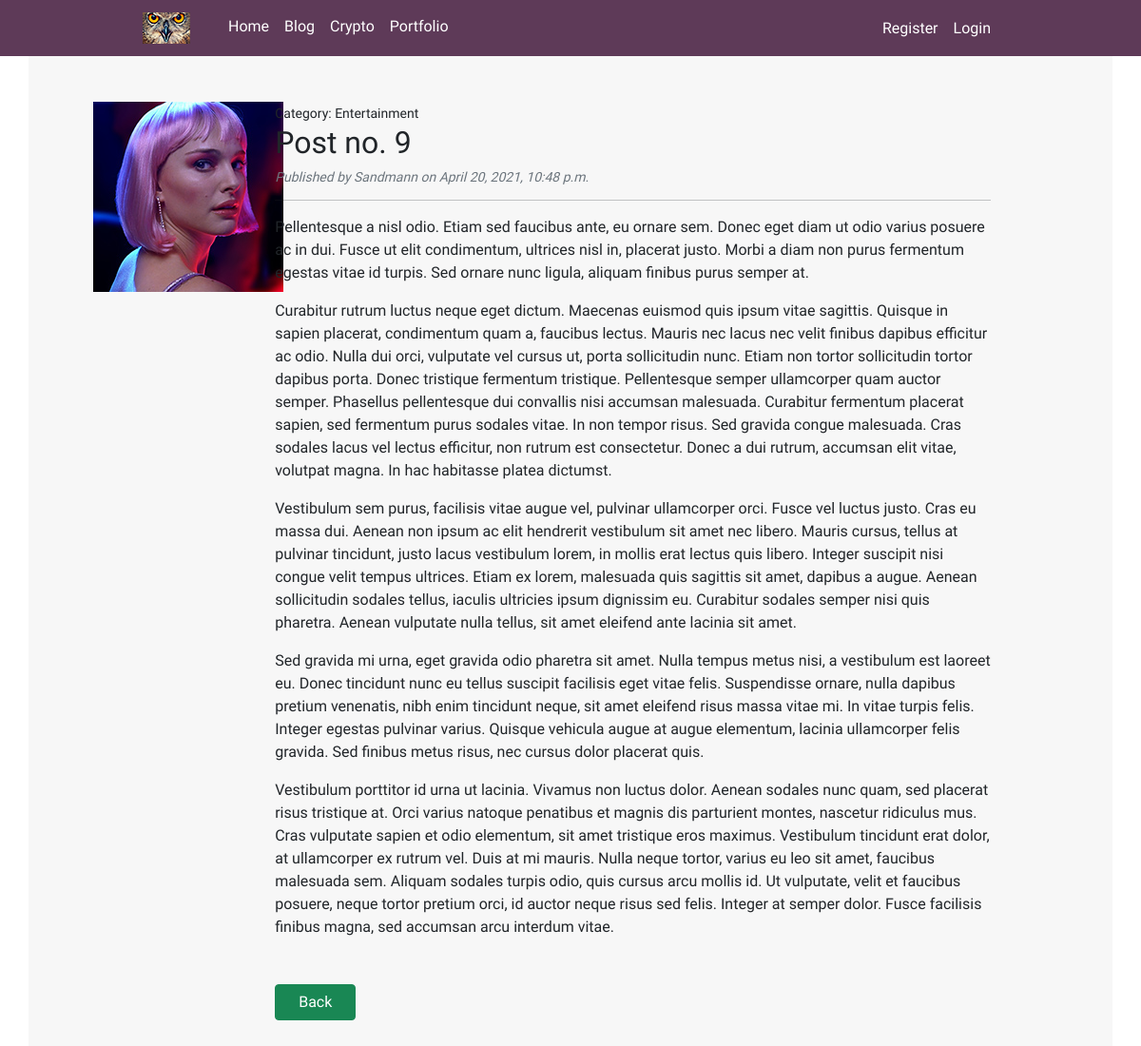
The app's page /post_text/19/ with its own data.
### blog/models.py (models this page shows, shortened)
class Post(models.Model):
    author = models.ForeignKey(User, on_delete=models.CASCADE)
    title = models.CharField(max_length=255)
    title_tag = models.CharField(max_length=225)
    lead = models.TextField(max_length=500, null=True)
    text = models.TextField()
    category = models.CharField(max_length=255, default='Uncategorized')
    image = models.ImageField(blank=True, null=True, upload_to='img', default='lus-200.jpg')
    created_date = models.DateTimeField(default=timezone.now)

### blog/views.py (the view)
# urls.py: path('post_text/<int:pk>/', PostText.as_view(), name='post_text'),
class PostText(DetailView):
    model = Post
    template_name = 'blog/post_text.html'

### blog/templates/blog/post_text.html (shortened to what this page needs)
{% extends 'blog/main.html' %}
{% block content %}
    <div class="container-flex postContainer mx-auto">
        <div class="row g-0 mb-4">
            <div class="col-md-2 text-center me-4">
                {% if post.image %}
                    <img src="{{ post.image.url }}" alt="...">
                {% endif %}
            </div>
            <div class="col-md-9">
                <small>Category: {{ post.category }}</small>
                <h2>{{ post.title }}</h2>
                <p class="card-text lh-1"><small class="text-muted"><em>Published by {{ post.author }} on {{ post.created_date }}
                    </em></small></p>
                <hr>
                <p>{{ post.lead }}</p>
                <p>{{ post.text|linebreaks }}</p>
                <div class="d-grid gap-2 d-md-flex mt-5 justify-content-md-start">
                    <p><a href="{% url 'post_list' %}" class="btn btn-success px-4 me-sm-3">Back</a></p>
                </div>
            </div>
        </div>
    </div>
{% endblock content %}

### blog/static/css/main.css (style rules this page uses)
body { background-color:#ffffff; height: 1200px; font-family: 'Ubuntu'; }
.postContainer { width: 90%; }

### records on screen
Post: image (picture), category "Entertainment", title "Post no. 9", author "Sandmann", created_date "April 20, 2021, 10:48 p.m.", lead "Pellentesque a nisl odio. Etiam sed faucibus ante, eu ornare sem. Donec eget diam ut odio varius posuere ac in dui. Fusce ut elit condimentum, ultrices nisl in, placerat justo. Morbi a diam non purus fermentum egestas vitae id turpis. Sed ornare nunc ligula, aliquam finibus purus semper at.", text "Curabitur rutrum luctus neque eget dictum. Maecenas euismod quis ipsum vitae sagittis. Quisque in sapien placerat, condimentum quam a, faucibus lectus. Mauris nec lacus nec velit finibus dapibus efficitur ac odio. Nulla dui orci, vulputate vel cursus ut, porta sollicitudin nunc. Etiam non tortor sollicitudin tortor dapibus porta. Donec tristique fermentum tristique. Pellentesque semper ullamcorper quam auctor semper. Phasellus pellentesque dui convallis nisi accumsan malesuada. Curabitur fermentum placerat sapien, sed fermentum purus sodales vitae. In non tempor risus. Sed gravida congue malesuada. Cras sodales lacus vel lectus efficitur, non rutrum est consectetur. Donec a dui rutrum,…"
